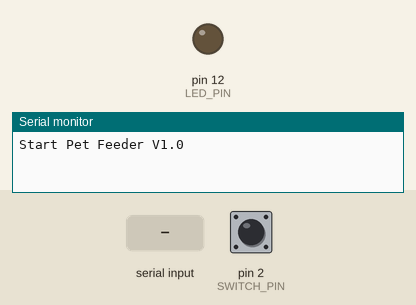
Simulated run of this sketch. Board: Arduino Uno, built with avr-gcc and run on an emulated ATmega328P. Parts: output pins drawn as LEDs (lit = HIGH), the last lines printed to the serial monitor. The inputs (shaded band) are chosen by the test bench; at power-on: pin 2 (SWITCH_PIN) HIGH.

Above: at 3.2 s.
3.3 s: pin 2 (SWITCH_PIN) pulled LOW for 0.15 s
At 4.6 s:
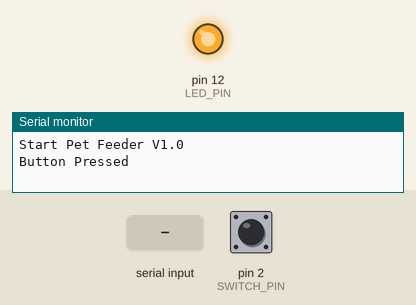
4.9 s: "FEED" received over the second serial link
6.4 s: "1" received over the second serial link
Timing chart, 0 to 9.4 s (numbered marks = the images above; inputs shaded):
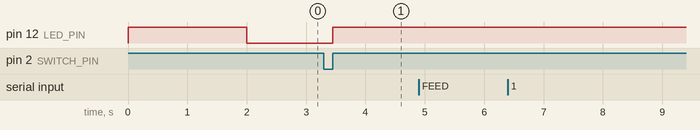

The sketch:

PetFeederV1.ino
```cpp
#include <SoftwareSerial.h> // For Bluetooth, HP-06
#include <Wire.h>
#include <IRremote.h>

#define LED_PIN 12
#define SWITCH_PIN 2
#define RECV_PIN  11
#define SLAVE_ADDRESS 0x04
#define DEBUG_ENABLE 1
SoftwareSerial BTSerial(3, 4);
IRrecv irrecv(RECV_PIN);
boolean recording = true;
decode_results results;

typedef enum {
  DS_NONE = 0,
  DS_BLUETOOTH = 1,
  DS_SWITCH = 2,
  DS_IR = 3
}DeviceStatus;

boolean BT_STATUS = false;
boolean SWITCH_STATUS = false;
boolean IR_STATUS = false;
boolean fFeeding = false;

void setup() {
  // Serial For Debugging
  Serial.begin(9600);

  // LED
  pinMode(LED_PIN, OUTPUT);
  digitalWrite(LED_PIN, HIGH);

  delay(2000);
  // Bluetooth
  BTSerial.begin(9600);

  // Switch
  pinMode(SWITCH_PIN, INPUT_PULLUP);
  attachInterrupt(digitalPinToInterrupt(SWITCH_PIN), triggerSwitchEve, RISING);

  // EV3 Connection I/F
  Wire.begin(SLAVE_ADDRESS);
  Wire.onRequest(sendData_I2C);

  // IR Receiver
  irrecv.enableIRIn(); // Start the receiver

  digitalWrite(LED_PIN, LOW);
  Serial.println("Start Pet Feeder V1.0");
}

void setStatus(boolean value)
{
  fFeeding = value;
}

boolean getStatusFlag()
{
  return fFeeding;
}

boolean checkBTData() {
  String myString="";
  while(BTSerial.available())  //mySerial에 전송된 값이 있으면
  {
    char myChar = (char)BTSerial.read();  // convert data from int to char
    myString+=myChar;   //Copy consecutive data
    delay(5);           // Protect diconnection
  }
  if(!myString.equals(""))  // If value is not empty
  {
    Serial.println("input value: "+myString); // For debugging
    if(myString.equals("FEED")) {
      Serial.println("FEEDING");
      if (!getStatusFlag()) {
        setStatus(true);
        digitalWrite(LED_PIN, HIGH);
        BT_STATUS = true;
      }
      myString="";  // Initialize
    }
  }
  return BT_STATUS;
}

void triggerSwitchEve()
{
  Serial.println("Button Pressed");
  if (!getStatusFlag()) {
    setStatus(true);
    digitalWrite(LED_PIN, HIGH);
    SWITCH_STATUS = true;
  }
}

boolean translateIR()
{
  boolean fStatus = false;
  switch(results.value)
  {
  case 0xFF30CF:
    Serial.println("button 1 ");
    fStatus = true;
    break;

  default:
    Serial.println(" other button   ");
  }
  delay(500);
  return fStatus;
}
boolean checkIRData() {
  if (irrecv.decode(&results)) {
    if(translateIR()){
      irrecv.resume();
      if(!getStatusFlag()) {
        setStatus(true);
        digitalWrite(LED_PIN, HIGH);
        IR_STATUS = true;
        return IR_STATUS;
      }
    }
    irrecv.resume();
  }
  return false;
}

void clearAllDevStatus() {
  if(BT_STATUS) BT_STATUS = false;
  if(SWITCH_STATUS) SWITCH_STATUS = false;
  if(IR_STATUS) IR_STATUS = false;
}

// callback for sending data
void sendData_I2C()
{
#if DEBUG_ENABLE
  Serial.println("Calling from EV3 which request data");
#endif
  if(getStatusFlag() == true) {
     Wire.write("1");
     setStatus(false);
     clearAllDevStatus();
     digitalWrite(LED_PIN, LOW);
  }
}

DeviceStatus checkInputMethod() {
  DeviceStatus enStatus = DS_NONE;

  if (checkBTData()) {
   enStatus = DS_BLUETOOTH;
  }
  else if (SWITCH_STATUS) {
    enStatus = DS_SWITCH;
  }
  else if (checkIRData()) {
    enStatus = DS_IR;
  }
  else {
    enStatus =  DS_NONE;
  }
  return enStatus;
}

void loop() {
  DeviceStatus methodStatus = DS_NONE;
  // check which device makes trigger for feeding
  methodStatus = checkInputMethod();
#if DEBUG_ENABLE
  //Serial.print("MethodStatus = ");
  //Serial.println(methodStatus);
#endif
}
```

Measured:
- after the input at 3.3 s, pin 12 (LED_PIN): LOW → HIGH after 0.15 s
